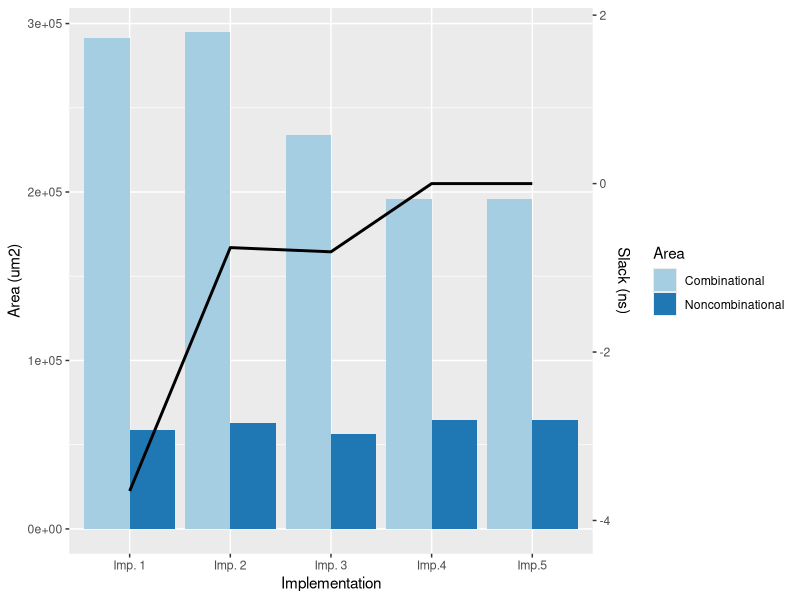
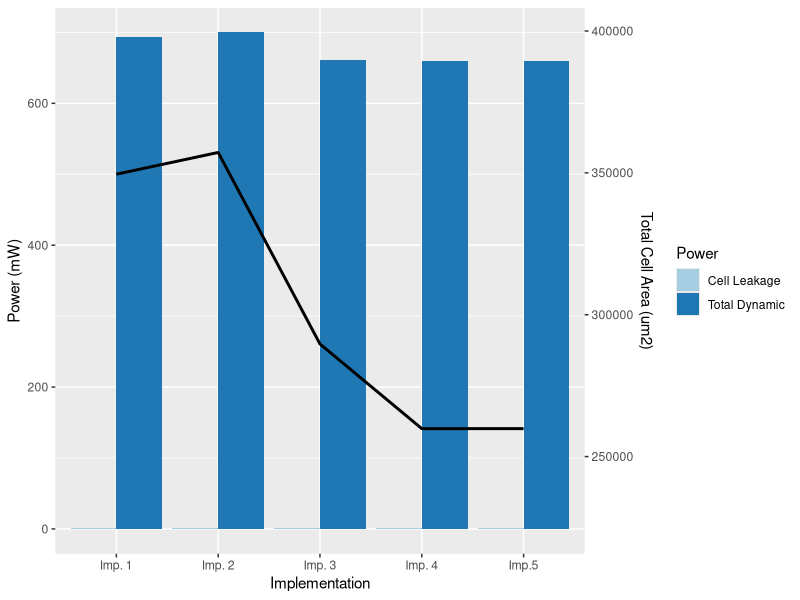

Write R code to recreate these figures, in order.
# library
library(readxl)
library(ggplot2)
library(RColorBrewer)
#library(latex2exp)
#library(tikzDevice)

areaTiempo <- read_excel("areaTiempo.xlsx")
powerArea  <- read_excel("powerArea.xlsx")

WNS_100 <- areaTiempo$Slack
LUT_100 <- areaTiempo$CombinationalArea
FF_100  <- areaTiempo$NoncombinationalArea

WNS_200 <- powerArea$TotalCellArea
LUT_200 <- powerArea$TotalDynamicPower
FF_200  <- powerArea$CellLeakagePower

# Area-Tiempo
# create a dataset
Arquitectura = c(rep(c("Imp. 1","Imp. 2","Imp. 3","Imp.4","Imp.5"),2))
Area=c(rep("Combinational",5),rep("Noncombinational",5))
Cantidad =c(LUT_100,FF_100)
Cantidad_num <- as.numeric(Cantidad)
data=data.frame(Area,Arquitectura,Cantidad_num,x=1:5,WNS_100)
data_frec= data.frame(x=1:5,WNS_100)

# Grouped
ggplot(data) + geom_bar(aes(fill=Area, y=Cantidad_num, x=Arquitectura),position="dodge", stat="identity") + scale_fill_manual(values=brewer.pal(n = 5, name = "Paired")) +  
  geom_line(aes(x,(5e4*WNS_100+2.05e5)),size = 1) + 
  scale_y_continuous(sec.axis = sec_axis(~./5e4-4.1, name = "Slack (ns)")) +  ylab("Area (um2)") + xlab("Implementation")


#Power-Area
#create a dataset
Arquitectura = c(rep(c("Imp. 1","Imp. 2","Imp. 3","Imp. 4","Imp.5"),2))
Power=c(rep("Total Dynamic",5),rep("Cell Leakage",5))
Cantidad =c(LUT_200,FF_200)
Cantidad_num <- as.numeric(Cantidad)
data=data.frame(Power,Arquitectura,Cantidad_num,x=1:5,WNS_200)
data_frec= data.frame(x=1:5,WNS_200)

# Grouped
ggplot(data) + geom_bar(aes(fill=Power, y=Cantidad_num, x=Arquitectura),position="dodge", stat="identity") + scale_fill_manual(values=brewer.pal(n = 5, name = "Paired")) +  
  geom_line(aes(x,(0.004*WNS_200-1000+100)),size = 1) + 
  scale_y_continuous(sec.axis = sec_axis(~./0.004+224.5e3, name = "Total Cell Area (um2)"))  +  ylab("Power (mW)") + xlab("Implementation")
